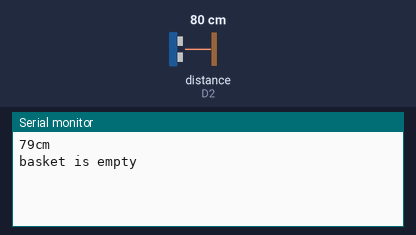
Bench run of a sketch on a simulated ESP8266 (NodeMCU). Parts: the last lines printed to the serial monitor. Wiring (inferred from the names in the program): ultrasonic range finder: trigger D1; echo D2. The inputs (shaded band) are chosen by the test bench; at power-on: distance to the obstacle (sensor on D2) 80 cm. The echo pulse lasts 58.3 µs per cm; WiFi joins after 1.5 s; servers stay silent unless stated.

Above: at 3.0 s.
3.1 s: distance to the obstacle (sensor on D2) set to 7 cm
At 5.6 s:
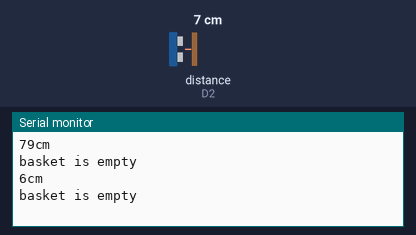
5.8 s: distance to the obstacle (sensor on D2) set to 4 cm
At 7.5 s:
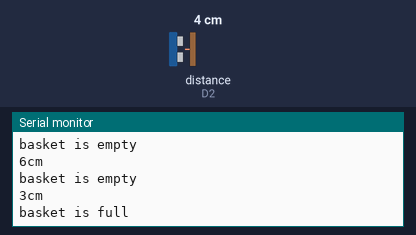
Timing chart, 0 to 9.0 s (numbered marks = the images above; inputs shaded):
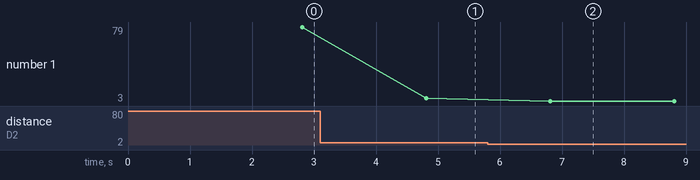

Measured:
- the behaviour switches between 6 and 5 cm on distance to the obstacle (sensor on D2) (found by bisection; images 1 and 2)
- after the input at 3.1 s, the serial monitor: prints a new line after 1.7 s (image 1)
- after the input at 5.8 s, the serial monitor: prints a new line after 1.0 s (image 2)
- plotted number 1: 79 → 6 after the input at 3.1 s, 6 → 3 after the input at 5.8 s

The sketch:

new_treasure.ino
```cpp
#define BLYNK_PRINT Serial

#include <SPI.h>
#include <Ethernet.h>
#include <ESP8266WiFi.h>
#include <BlynkSimpleEsp8266.h>
#define TRIGGERPIN D1
#define ECHOPIN    D2
// You should get Auth Token in the Blynk App.
// Go to the Project Settings (nut icon).
char auth[] = "67307562c69f46f9bdd6ddcf1d7d8ef4";

// Your WiFi credentials.
// Set password to "" for open networks.
char ssid[] = "Dialog 4G";
char pass[] = "sparkle ";

WidgetLCD lcd(V1);
WidgetLED ledgreen(V2);
WidgetLED ledred(V3);

void setup()
{
  // Debug console
  Serial.begin(9600);
pinMode(TRIGGERPIN, OUTPUT);
  pinMode(ECHOPIN, INPUT);
  Blynk.begin(auth, ssid, pass);
  // You can also specify server:
  //Blynk.begin(auth, ssid, pass, "blynk-cloud.com", 8442);
  //Blynk.begin(auth, ssid, pass, IPAddress(192,168,1,100), 8442);

 // lcd.clear(); //Use it to clear the LCD Widget
  lcd.print(0, 0, "Distance in cm"); // use: (position X: 0-15, position Y: 0-1, "Message you want to print")
  //Blynk.email("kavindufonseka@gmail.com","GARBAGE NOTIFICATION","Please collect your garbage bins");
  // Please use timed events when LCD printintg in void loop to avoid sending too many commands
  // It will cause a FLOOD Error, and connection will be dropped
}

void loop()
{
  //lcd.clear();
 // lcd.print(0, 0, "Distance in cm"); // use: (position X: 0-15, position Y: 0-1, "Message you want to print")
  long t, distance;
  digitalWrite(TRIGGERPIN, LOW);
  delayMicroseconds(3);

  digitalWrite(TRIGGERPIN, HIGH);
  delayMicroseconds(12);

  digitalWrite(TRIGGERPIN, LOW);


   t=pulseIn(ECHOPIN,HIGH);
   distance= t*340/20000;
  delay(1000);
//long cm=t / 29 / 2;
 Serial.print(distance);
  Serial.println("cm");


  //lcd.print(0, 0,cm);

  if(distance<5)
  {
    Serial.print("basket is full\n");
     lcd.print(1,1,"full");
     ledred.on();
     ledgreen.off();
     Blynk.notify("you may collect your garbage bins now");
     Blynk.email("kavindufonseka@gmail.com","GARBAGE NOTIFICATION","Please collect your garbage bins");
  }else
  {
    Serial.print("basket is empty\n");
     lcd.print(1,1,"empty");
     ledgreen.on();
     ledred.off();

  }
  Blynk.run();

  delay(1000);

}
```
